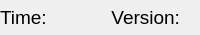
              <widget class="QFrame" name="bottomBar">
               <property name="minimumSize">
                <size>
                 <width>0</width>
                 <height>35</height>
                </size>
               </property>
               <property name="maximumSize">
                <size>
                 <width>16777215</width>
                 <height>35</height>
                </size>
               </property>
               <property name="frameShape">
                <enum>QFrame::NoFrame</enum>
               </property>
               <property name="frameShadow">
                <enum>QFrame::Raised</enum>
               </property>
               <layout class="QHBoxLayout" name="horizontalLayout_5">
                <property name="spacing">
                 <number>0</number>
                </property>
                <property name="leftMargin">
                 <number>0</number>
                </property>
                <property name="topMargin">
                 <number>0</number>
                </property>
                <property name="rightMargin">
                 <number>0</number>
                </property>
                <property name="bottomMargin">
                 <number>0</number>
                </property>
                <item>
                 <widget class="QLabel" name="creditsLabel">
                  <property name="maximumSize">
                   <size>
                    <width>200</width>
                    <height>35</height>
                   </size>
                  </property>
                  <property name="font">
                   <font>
                    <family>Segoe UI</family>
                    <pointsize>14</pointsize>
                    <weight>50</weight>
                    <italic>false</italic>
                    <bold>false</bold>
                   </font>
                  </property>
                  <property name="styleSheet">
                   <string notr="true">font: 14pt;</string>
                  </property>
                  <property name="text">
                   <string>&lt;html&gt;&lt;head/&gt;&lt;body&gt;&lt;p&gt;&lt;span style=&quot; font-size:14pt;&quot;&gt;Time:&lt;/span&gt;&lt;/p&gt;&lt;/body&gt;&lt;/html&gt;</string>
                  </property>
                  <property name="alignment">
                   <set>Qt::AlignLeading|Qt::AlignLeft|Qt::AlignVCenter</set>
                  </property>
                 </widget>
                </item>
                <item>
                 <widget class="QLabel" name="memory">
                  <property name="text">
                   <string/>
                  </property>
                 </widget>
                </item>
                <item>
                 <widget class="QLabel" name="status">
                  <property name="maximumSize">
                   <size>
                    <width>100</width>
                    <height>16777215</height>
                   </size>
                  </property>
                  <property name="text">
                   <string/>
                  </property>
                  <property name="alignment">
                   <set>Qt::AlignRight|Qt::AlignTrailing|Qt::AlignVCenter</set>
                  </property>
                 </widget>
                </item>
                <item>
                 <widget class="QLabel" name="icon">
                  <property name="maximumSize">
                   <size>
                    <width>25</width>
                    <height>16777215</height>
                   </size>
                  </property>
                  <property name="layoutDirection">
                   <enum>Qt::LeftToRight</enum>
                  </property>
                  <property name="autoFillBackground">
                   <bool>false</bool>
                  </property>
                  <property name="styleSheet">
                   <string notr="true">background-image: url(:/images/images/images/red-dot.png);
background-position:center;
background-repeat:no-repeat;</string>
                  </property>
                  <property name="inputMethodHints">
                   <set>Qt::ImhNone</set>
                  </property>
                  <property name="text">
                   <string/>
                  </property>
                 </widget>
                </item>
                <item>
                 <widget class="QLabel" name="status_2">
                  <property name="maximumSize">
                   <size>
                    <width>100</width>
                    <height>16777215</height>
                   </size>
                  </property>
                  <property name="layoutDirection">
                   <enum>Qt::LeftToRight</enum>
                  </property>
                  <property name="text">
                   <string/>
                  </property>
                  <property name="alignment">
                   <set>Qt::AlignRight|Qt::AlignTrailing|Qt::AlignVCenter</set>
                  </property>
                 </widget>
                </item>
                <item>
                 <widget class="QLabel" name="icon_2">
                  <property name="maximumSize">
                   <size>
                    <width>25</width>
                    <height>16777215</height>
                   </size>
                  </property>
                  <property name="styleSheet">
                   <string notr="true">background-image: url(:/images/images/images/red-dot.png);
background-position:center;
background-repeat:no-repeat;</string>
                  </property>
                  <property name="text">
                   <string/>
                  </property>
                 </widget>
                </item>
                <item>
                 <widget class="QLabel" name="version">
                  <property name="maximumSize">
                   <size>
                    <width>100</width>
                    <height>16777215</height>
                   </size>
                  </property>
                  <property name="font">
                   <font>
                    <family>Segoe UI</family>
                    <pointsize>-1</pointsize>
                    <weight>50</weight>
                    <italic>false</italic>
                    <bold>false</bold>
                   </font>
                  </property>
                  <property name="text">
                   <string>&lt;html&gt;&lt;head/&gt;&lt;body&gt;&lt;p&gt;&lt;span style=&quot; font-size:14pt;&quot;&gt;Version:&lt;/span&gt;&lt;/p&gt;&lt;/body&gt;&lt;/html&gt;</string>
                  </property>
                  <property name="alignment">
                   <set>Qt::AlignRight|Qt::AlignTrailing|Qt::AlignVCenter</set>
                  </property>
                 </widget>
                </item>
                <item>
                 <widget class="QFrame" name="frame_size_grip">
                  <property name="minimumSize">
                   <size>
                    <width>20</width>
                    <height>0</height>
                   </size>
                  </property>
                  <property name="maximumSize">
                   <size>
                    <width>20</width>
                    <height>16777215</height>
                   </size>
                  </property>
                  <property name="frameShape">
                   <enum>QFrame::NoFrame</enum>
                  </property>
                  <property name="frameShadow">
                   <enum>QFrame::Raised</enum>
                  </property>
                 </widget>
                </item>
               </layout>
              </widget>
